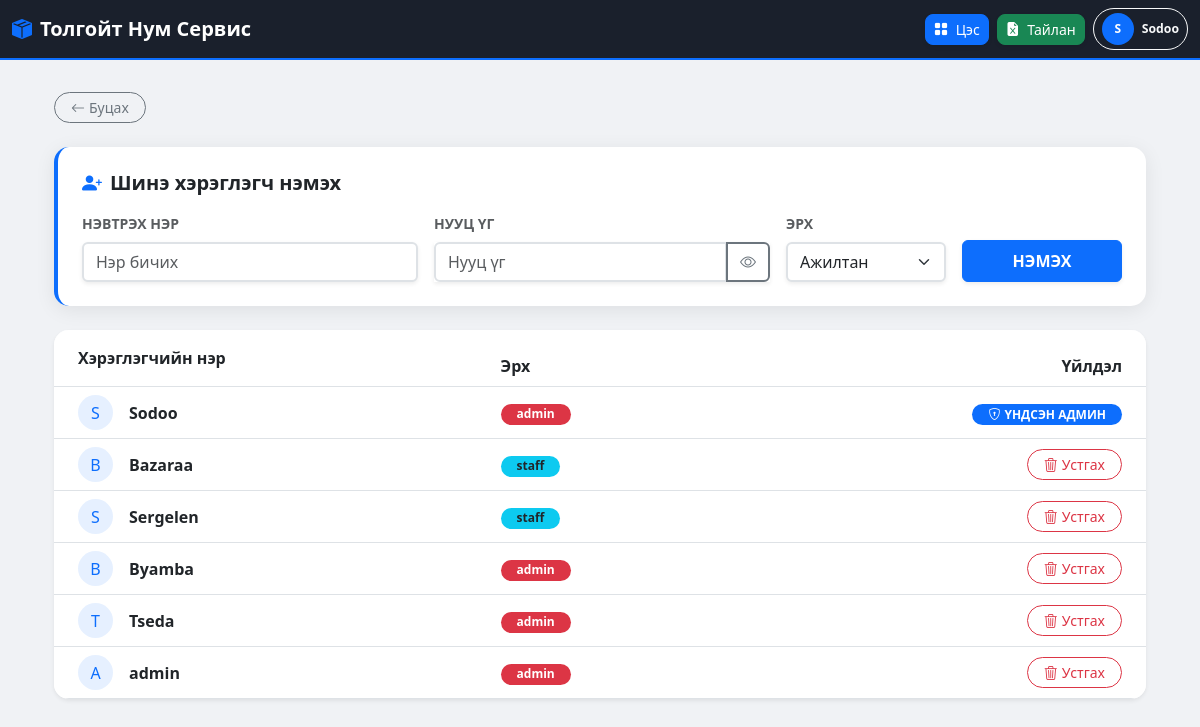
Screenshot of /users (signed in) with the database file from the repository.
### app.py (models this page shows, shortened)
class User(UserMixin, db.Model):
    id = db.Column(db.Integer, primary_key=True)
    username = db.Column(db.String(50), unique=True, nullable=False)
    password = db.Column(db.String(100), nullable=False)
    role = db.Column(db.String(20), default='staff')

### app.py (the view)
@app.route('/users')
@login_required
def users_list():
    if current_user.role != 'admin': return "Эрх хүрэхгүй", 403
    return render_template('users.html', users=User.query.all())

### app.py (called while the page is built)
@login_manager.user_loader
def load_user(user_id):
    return User.query.get(int(user_id))

### templates/users.html (shortened to what this page needs)
{% extends "layout.html" %}
{% block content %}
<div class="container py-3">
    <div class="mb-4">
        <a href="{{ url_for('dashboard') }}" class="btn btn-outline-secondary btn-sm rounded-pill px-3">
            <i class="bi bi-arrow-left me-1"></i>Буцах
        </a>
    </div>
    <div class="card p-4 mb-4 border-start border-primary border-4">
        <h5 class="fw-bold mb-3"><i class="bi bi-person-plus-fill text-primary me-2"></i>Шинэ хэрэглэгч нэмэх</h5>
        <form action="{{ url_for('add_user') }}" method="POST" class="row g-3 align-items-end">
            <div class="col-md-4">
                <label class="form-label small fw-bold text-muted">НЭВТРЭХ НЭР</label>
                <input type="text" name="username" class="form-control border-2 shadow-sm" placeholder="Нэр бичих" required>
            </div>
            <div class="col-md-4">
                <label class="form-label small fw-bold text-muted">НУУЦ ҮГ</label>
                <div class="input-group shadow-sm">
                    <input type="password" name="password" id="passInp" class="form-control border-2" placeholder="Нууц үг" required>
                    <button class="btn btn-outline-secondary border-2" type="button" onclick="togglePass()">
                        <i class="bi bi-eye" id="eyeIcon"></i>
                    </button>
                </div>
            </div>
            <div class="col-md-2">
                <label class="form-label small fw-bold text-muted">ЭРХ</label>
                <select name="role" class="form-select border-2 shadow-sm">
                    <option value="staff">Ажилтан</option>
                </select>
            </div>
            <div class="col-md-2">
                <button type="submit" class="btn btn-primary w-100 fw-bold shadow-sm py-2">НЭМЭХ</button>
            </div>
        </form>
    </div>
    <div class="card overflow-hidden border-0 shadow-sm">
        <div class="table-responsive">
            <table class="table table-hover align-middle mb-0">
                <thead class="bg-light">
                    <tr>
                        <th class="ps-4 py-3">Хэрэглэгчийн нэр</th>
                        <th>Эрх</th>
                        <th class="text-end pe-4">Үйлдэл</th>
                    </tr>
                </thead>
                <tbody>
                    {% for user in users %}
                    <tr>
                        <td class="ps-4">
                            <div class="d-flex align-items-center">
                                <div class="bg-soft-primary text-primary rounded-circle d-flex align-items-center justify-content-center me-3" style="width: 35px; height: 35px;">
                                    {{ user.username[0] | upper }}
                                </div>
                                <span class="fw-bold">{{ user.username }}</span>
                            </div>
                        </td>
                        <td>
                            <span class="badge {{ 'bg-danger' if user.role == 'admin' else 'bg-info text-dark' }} rounded-pill px-3">
                                {{ user.role }}
                            </span>
                        </td>
                        <td class="text-end pe-4">
                            {% if user.username != 'Sodoo' %}
                            <a href="{{ url_for('delete_user', id=user.id) }}" class="btn btn-sm btn-outline-danger px-3 rounded-pill" onclick="return confirm('Устгахдаа итгэлтэй байна уу?')">
                                <i class="bi bi-trash3 me-1"></i>Устгах
                            </a>
                            {% else %}
                            <span class="badge bg-primary px-3 rounded-pill fw-bold"><i class="bi bi-shield-lock me-1"></i>ҮНДСЭН АДМИН</span>
                            {% endif %}
                        </td>
                    </tr>
                    {% endfor %}
                </tbody>
            </table>
        </div>
    </div>
</div>
{% endblock %}

### templates/layout.html (shortened to what this page needs)
<!DOCTYPE html>
<html lang="mn">
<head>
    <link href="https://cdn.jsdelivr.net/npm/bootstrap@5.3.0/dist/css/bootstrap.min.css" rel="stylesheet">
    <link rel="stylesheet" href="https://cdn.jsdelivr.net/npm/bootstrap-icons@1.10.5/font/bootstrap-icons.css">
</head>
<body>
<nav class="navbar navbar-dark sticky-top">
    <div class="container-fluid d-flex justify-content-between">
        <a class="navbar-brand fw-bold d-flex align-items-center" href="{{ url_for('dashboard') }}">
            <i class="bi bi-box-seam-fill text-primary me-2"></i>
            <span>Толгойт Нум Сервис</span>
        </a>
        <div class="d-flex gap-2 align-items-center">
            <div class="dropdown">
                <button class="btn btn-primary btn-sm rounded-3 shadow-sm" type="button" data-bs-toggle="dropdown">
                    <i class="bi bi-grid-fill"></i> <span class="nav-text ms-1">Цэс</span>
                </button>
            </div>
            <div class="dropdown">
                <button class="btn btn-success btn-sm rounded-3 shadow-sm" type="button" data-bs-toggle="dropdown">
                    <i class="bi bi-file-earmark-excel-fill"></i> <span class="nav-text ms-1">Тайлан</span>
                </button>
            </div>
            <div class="dropdown">
                <button class="btn btn-outline-light btn-sm rounded-pill px-2 border-1 d-flex align-items-center gap-2" type="button" data-bs-toggle="dropdown">
                    <div class="user-avatar">{{ current_user.username[0] | upper }}</div>
                    <span class="nav-text fw-semibold small">{{ current_user.username }}</span>
                </button>
            </div>
        </div>
    </div>
</nav>
<div class="container mt-3">
    {% block content %}{% endblock %}
</div>
</body>
</html>

### templates/layout.html (style rules this page uses)
body { background-color: #f0f2f5; font-family: 'Segoe UI', sans-serif; }
.navbar { background-color: #1a202c !important; border-bottom: 2px solid #0d6efd; padding: 8px 0; }
.bg-soft-primary { background-color: rgba(13, 110, 253, 0.1); }
.user-avatar { width: 32px; height: 32px; background: #0d6efd; color: white; border-radius: 50%; display: flex; align-items: center; justify-content: center; font-weight: bold; font-size: 12px; }

### templates/users.html (style rules this page uses)
.card { border: none; border-radius: 15px; box-shadow: 0 4px 20px rgba(0,0,0,0.08); }

### rows the page displays
User: username "S", username "Sodoo", role "admin", shows "ҮНДСЭН АДМИН"
User: username "B", username "Bazaraa", role "staff"
User: username "S", username "Sergelen", role "staff"
User: username "B", username "Byamba", role "admin"
User: username "T", username "Tseda", role "admin"
User: username "A", username "admin", role "admin"
